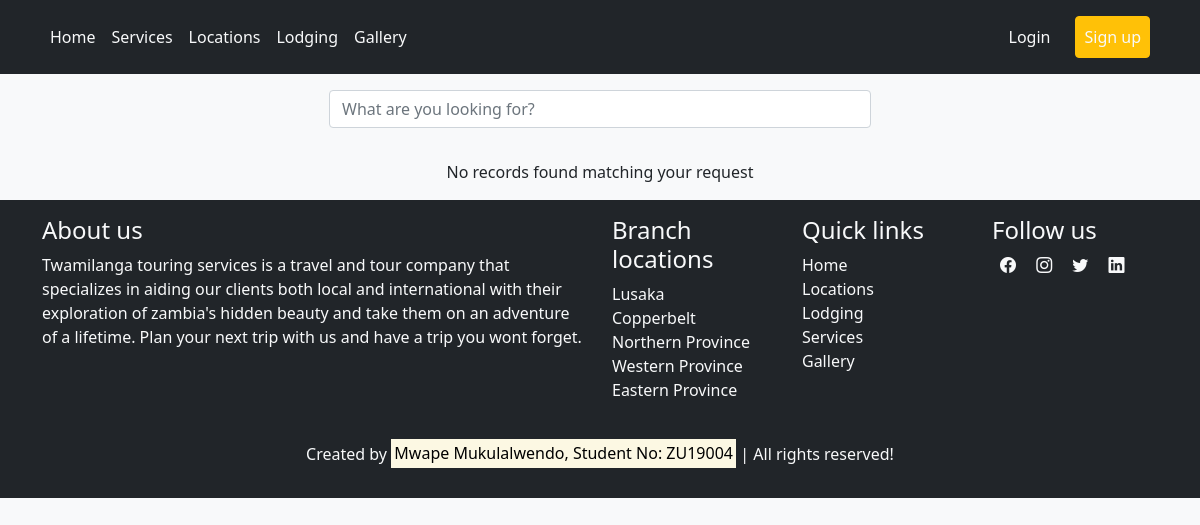
Before: /pages/lodging.php with the older database file.
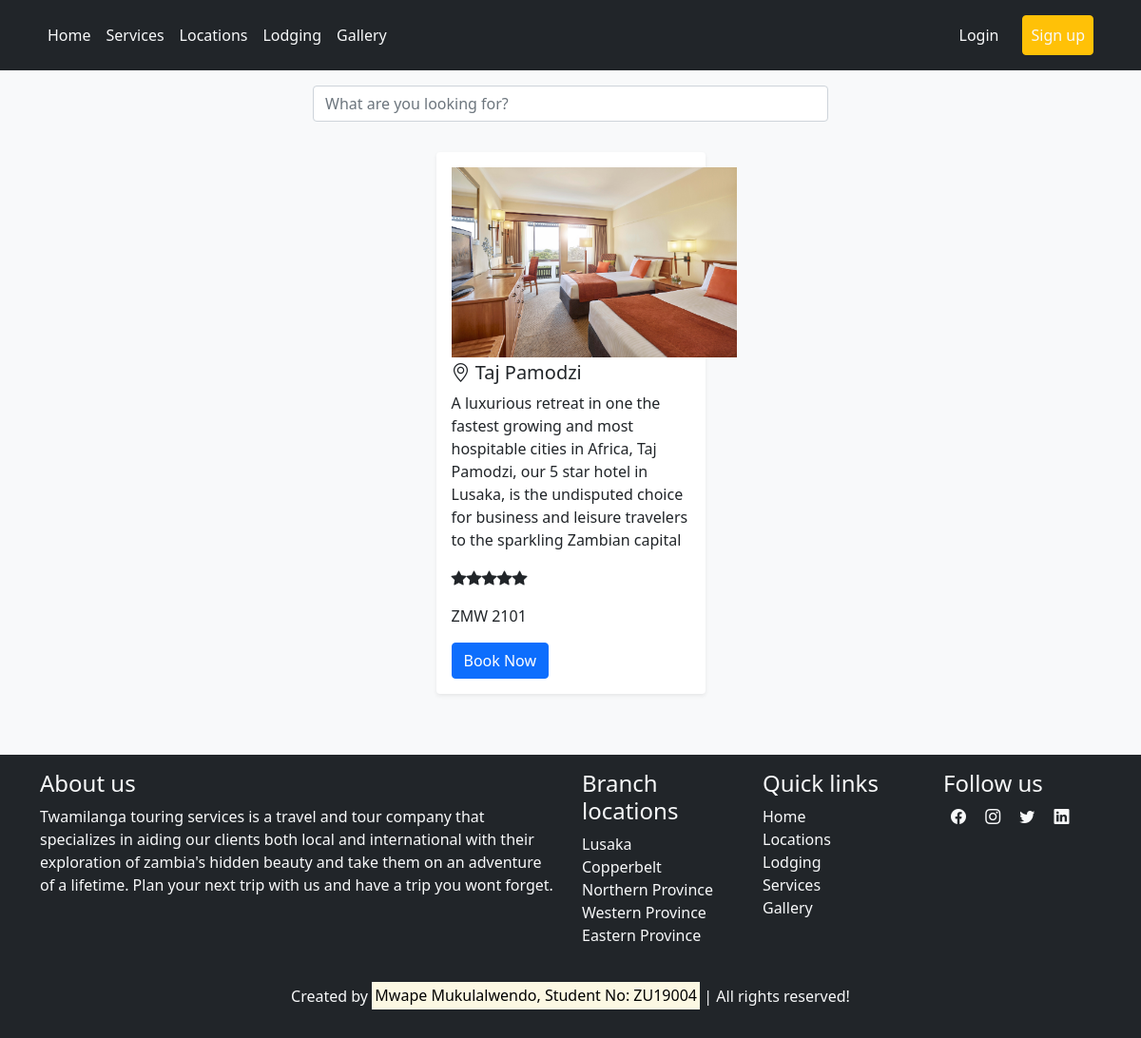
After: the same page with the newer database file.
### tables this page shows
CREATE TABLE `lodging` (
  `id` int(11) NOT NULL,
  `name` varchar(60) NOT NULL,
  `description` longtext NOT NULL,
  `image` text NOT NULL,
  `price` double NOT NULL,
  `rating` float NOT NULL,
  `user_id` int(11) NOT NULL,
  `modified` datetime NOT NULL DEFAULT current_timestamp()
);

### api/get_data.php (the view, shortened to what this page needs)
<?php
function get_lodging($db_connection){
    if(isset($_GET["search"])) {
        $keyword = $_GET["search"];
        $sql = "SELECT * FROM lodging WHERE name LIKE '%".$keyword."%' OR description LIKE '%".$keyword."%'";
    } else {
        $sql = "SELECT * FROM lodging";
    }
    if($result = $db_connection->query($sql)){
        if($result->num_rows > 0){
            while($row = $result->fetch_array()){
                echo '<div class="col-md-3 shadow-sm p-3 mx-2 mb-5 bg-body rounded">';
                    echo '<img src="../'.$row['image'].'" class="mb-1" alt="'.$row['name'].'" style="height: 200px;">';
                    echo '<h5><i class="bi bi-geo-alt"></i> '.$row['name'].'</h5>';
                    echo '<p>'.$row['description'].'</p>';
                    echo '<p>';
                        for($i = 1; $i <= $row['rating']; $i++) {
                            echo '<i class="bi bi-star-fill"></i>';
                        }
                    echo '</p>';
                    echo '<p>ZMW '.$row['price'].'</p>';
                    echo '<a href="book.form.php?lodge='.$row['id'].'" class="btn btn-primary">Book Now</a>';
                echo '</div>';
            }
        } else {
            echo "No records found matching your request";
        }
    }
}

Changed rows visible on the page:
added lodging: image (picture), name "Taj Pamodzi", description "A luxurious retreat in one the fastest growing and most hospitable cities in Africa, Taj Pamodzi, our 5 star hotel in Lusaka, is the undisputed choice for business and leisure travelers to the sparkling Zambian capital", rating 5 (drawn), price "2101"
Other visible differences:
text no longer shown: "No records found matching your request"
